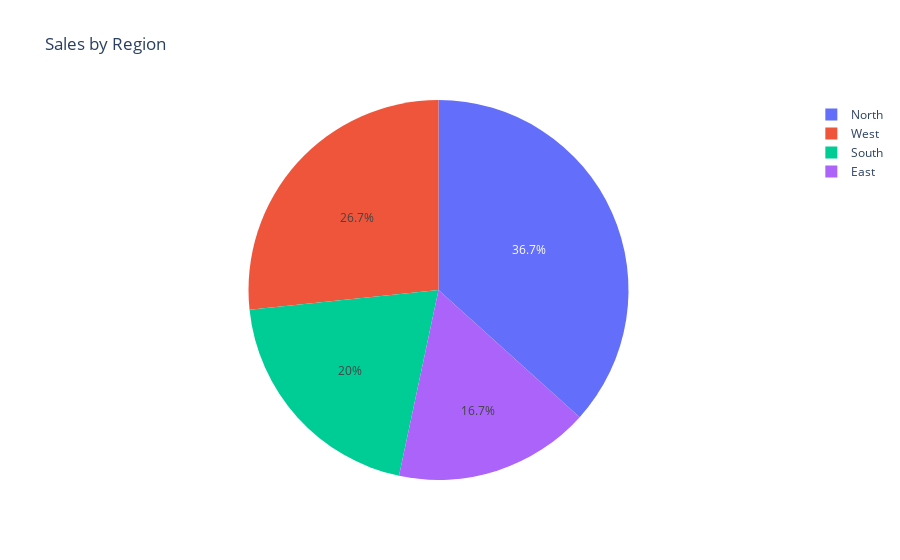

The cell this chart's notebook holds for it:
### Code cell
fig = px.pie(df,
             names="Region",
             values="Sales",
             title="Sales by Region")

fig.show()

### Figure 1 — Plotly figure (JSON) as saved in the notebook; plotly's stock layout.template omitted (floating-point values rounded to 4 significant figures)
{"data": [{"domain": {"x": [0, 1], "y": [0, 1]}, "hovertemplate": "Region=%{label}<br>Sales=%{value}<extra></extra>", "labels": ["North", "South", "East", "West", "North"], "legendgroup": "", "name": "", "showlegend": true, "type": "pie", "values": [2000, 3000, 2500, 4000, 3500]}], "layout": {"legend": {"tracegroupgap": 0}, "title": {"text": "Sales by Region"}}}
